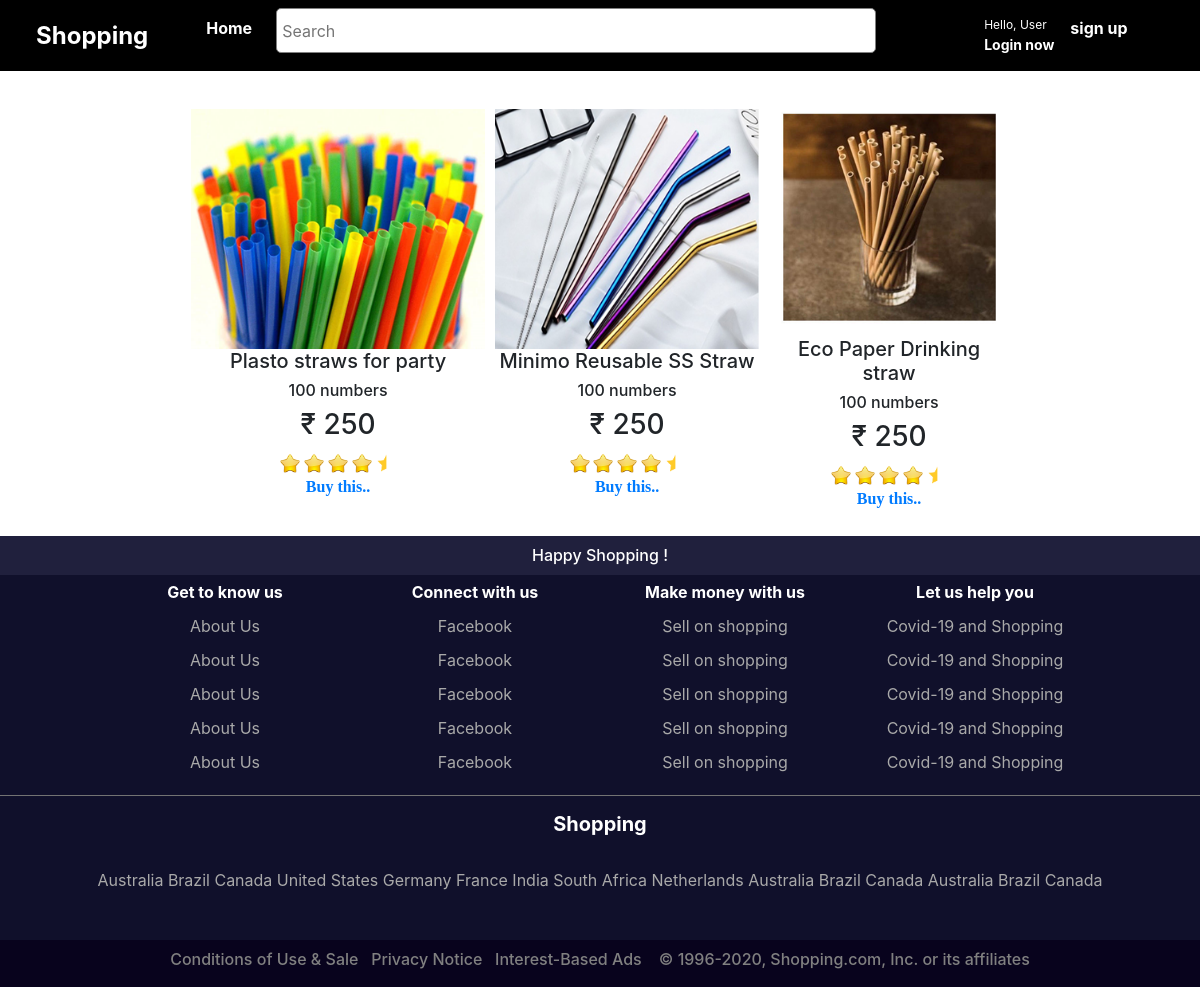
/straws, run on the app's committed database.
### bookings/models.py (models this page shows, shortened)
class Product(models.Model):
    name = models.CharField(max_length=100,default='')
    poster = models.ImageField(upload_to = 'movie_posters',blank=True)
    description = models.CharField(max_length=1000,default='')
    rating = models.FloatField(default=4.5)
    basic_price = models.IntegerField(default=100)
    offer = models.BooleanField(default=False)
    offer_description = models.CharField(max_length=2000,default='',blank=True)
    language_CHOICES = [
    ('Suitcase', 'Suitcase'),
    ('Straws', 'Straws'),
    ('Plates', 'Plates'),
      ('Pen', 'Pen'),
    ('Towel', 'Towel'),
    ('Brush', 'Brush'),
    ]
    column_CHOICES = [
    ('1', '1'),
    ('2', '2'),
    ('3', '3'),
    ]
    Type = models.CharField(choices = language_CHOICES,max_length=100, default='')
    column_number = models.CharField(choices = column_CHOICES,max_length=100, default='')

### bookings/views.py (the view)
# urls.py: path('straws',views.strawHome.as_view(),name='straw'),
class strawHome(ListView):
    template_name = 'strawhome.html'
    model = models.Product
    context_object_name = 'movie'
    queryset = models.Product.objects.order_by('-id').reverse()

### templates/strawhome.html (shortened to what this page needs)
{% extends 'base.html' %}
{% load static %}
{% block body_block %}
<div class="container" style="padding:20px;">
<center>
<table>
  <thead>
    {% for i in movie %}
    {% if i.Type == "Straws" %}
    <th>
      <img src="{{i.poster.url}}" alt="" style="height: 15rem;">
    <br>
    <h5>{{i.name}}</h5>
    <h6>{{i.description}}</h6>
    <h3>₹ {{i.basic_price}}</h3>
    <img class="card-img-top" src="{% static 'images/star.ico' %}" style="width:20px;" alt="Card image cap">
    <img class="card-img-top" src="{% static 'images/star.ico' %}" style="width:20px;" alt="Card image cap">
    <img class="card-img-top" src="{% static 'images/star.ico' %}" style="width:20px;" alt="Card image cap">
    <img class="card-img-top" src="{% static 'images/star.ico' %}" style="width:20px;" alt="Card image cap">
    <img class="card-img-top" src="{% static 'images/halfstar.png' %}" style="width:20px;" alt="Card image cap">
    <br>
    <a href="{% url 'bookings:product_details' pk=i.pk%}" style="font-family: calibri;">Buy this..</a>
    </th>
    {% endif %}
    {% endfor %}
  </thead>
</table>
</center>
</div>
{% endblock %}

### templates/base.html (style rules this page uses)
body { background-color:rgb(235, 229, 229); }
td,th { padding:5px; width:250px; text-align: center; }

### templates/strawhome.html (style rules this page uses)
body { background-color: white; }

### data on the page
Product: poster (picture), name "Plasto straws for party", description "100 numbers", basic_price "250"
Product: poster (picture), name "Minimo Reusable SS Straw", description "100 numbers", basic_price "250"
Product: poster (picture), name "Eco Paper Drinking straw", description "100 numbers", basic_price "250"
